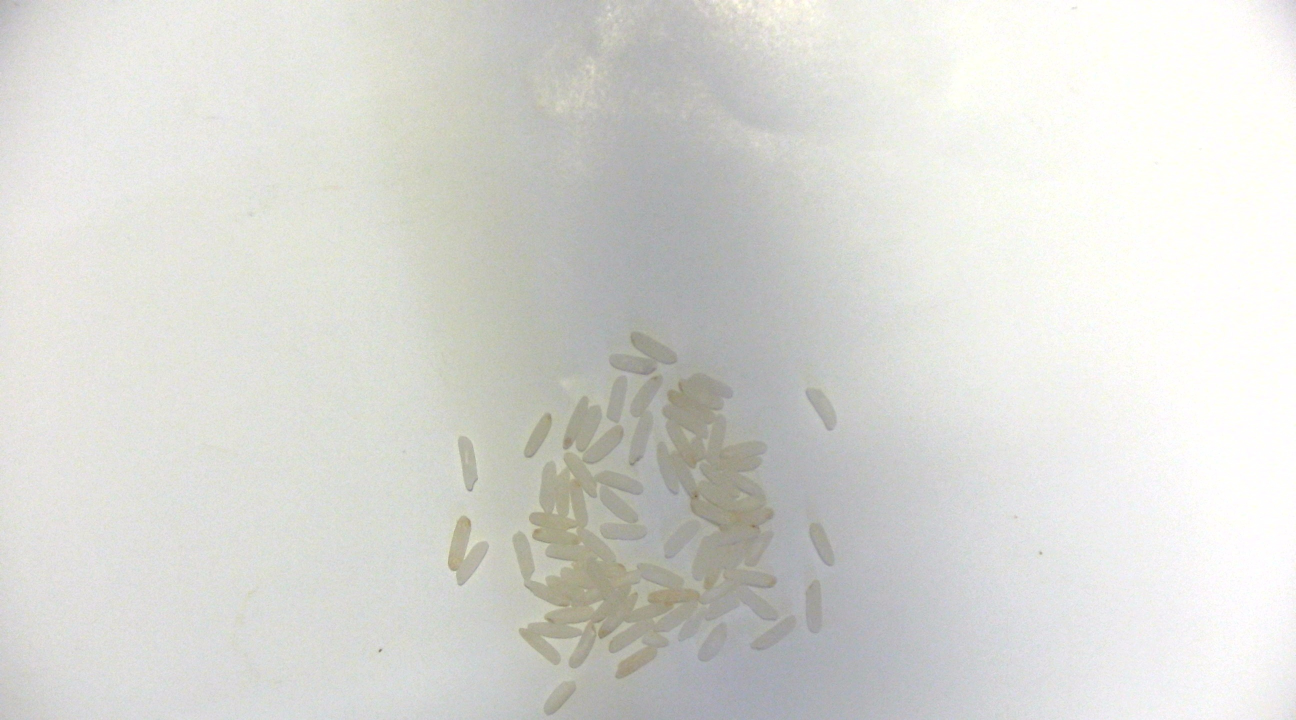
#> input picture data/train/capture_20251010_134809_003.jpg, 2592 x 1440 px, found by its file name (shown at 1/2 size); its folder holds only this picture in this run
$ python data_preprocessing.py
#> lines starting #> are read from the running program, lines starting #| are printed output that depends on the picture
# src/data_preprocessing.py
# (ใช้โค้ดเดิมจากคำตอบก่อนหน้าได้เลย ไม่มีการเปลี่ยนแปลง)
import os
import cv2
import numpy as np

def load_and_preprocess_images(folder_path, img_size=(128, 128)):
#> called with folder_path = 'data/train', img_size = (128, 128)
    images = []
    for filename in os.listdir(folder_path):
        if filename.endswith(('.png', '.jpg', '.jpeg')):
            img_path = os.path.join(folder_path, filename)
            img = cv2.imread(img_path, cv2.IMREAD_GRAYSCALE)
#> img: shape (1440, 2592); min 91, max 255, mean 216.3
            if img is not None:
                img = cv2.resize(img, img_size)
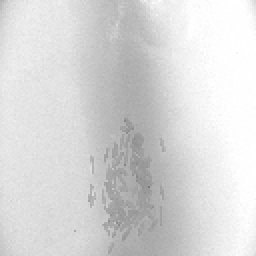
#> img: shape (128, 128) (shown 2 times larger); min 118, max 255, mean 216.2
                images.append(img)

    images = np.array(images).astype('float32') / 255.0
    images = np.expand_dims(images, axis=-1) # Shape: (N, 128, 128, 1)
    return images

if __name__ == '__main__':
    TRAIN_DIR = 'data/train'
    print("Processing training images...")
    train_images = load_and_preprocess_images(TRAIN_DIR)
    np.save('data/train_data.npy', train_images)
    print(f"Preprocessing complete. Shape: {train_images.shape}")
#| Preprocessing complete. Shape: (1, 128, 128, 1)
